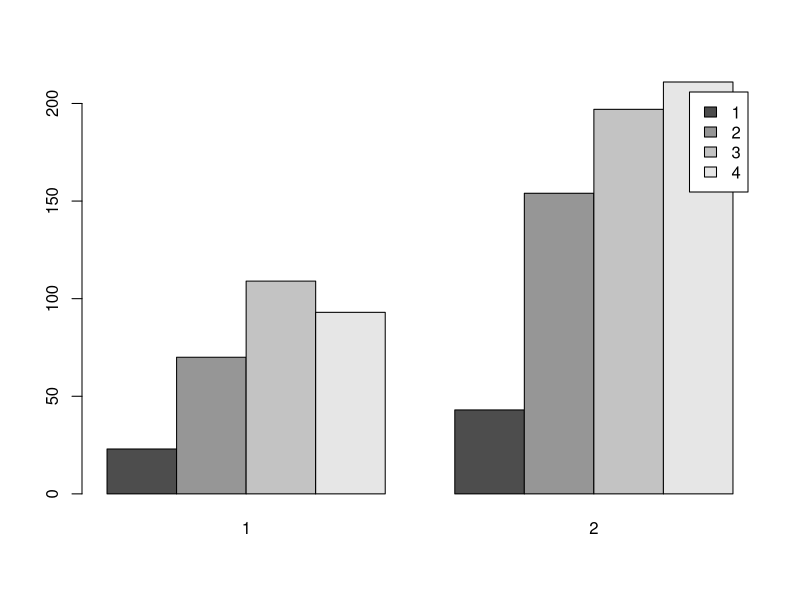
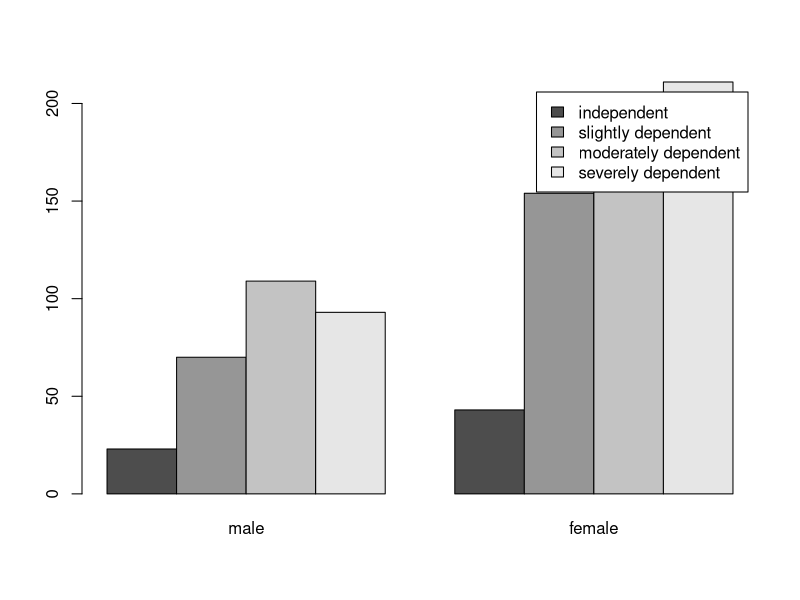
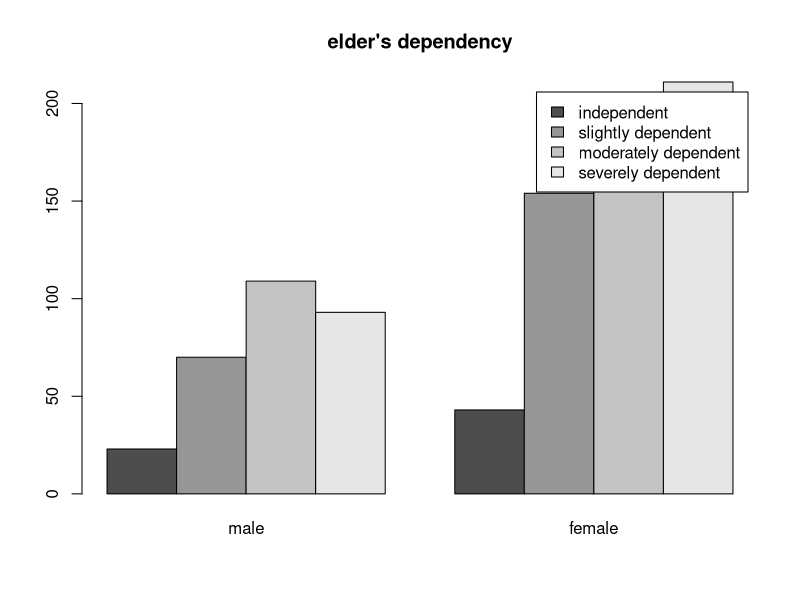

These charts were generated, in order, by the following R code:
## ----echo = FALSE-------------------------------------------------------------
knitr::opts_chunk$set(collapse = TRUE, comment = "#>")

## -----------------------------------------------------------------------------
factor(c("low", "high", "mid", "high", "low"))

## -----------------------------------------------------------------------------
library(sjlabelled)
data(efc)
str(efc$e42dep)

## ----warning=FALSE, fig.height=6, fig.width=7---------------------------------
library(sjlabelled)
data(efc)
barplot(
  table(efc$e42dep, efc$e16sex), 
  beside = T, 
  legend.text = T
)

## ----warning=FALSE, fig.height=6, fig.width=7---------------------------------
barplot(
  table(sjlabelled::as_label(efc$e42dep),
        sjlabelled::as_label(efc$e16sex)), 
  beside = TRUE, 
  legend.text = TRUE
)

## ----warning=FALSE, fig.height=6, fig.width=7---------------------------------
barplot(
  table(sjlabelled::as_label(efc$e42dep),
        sjlabelled::as_label(efc$e16sex)), 
  beside = TRUE, 
  legend.text = TRUE,
  main = get_label(efc$e42dep)
)

## -----------------------------------------------------------------------------
efc.sub <- subset(efc, subset = e16sex == 1, select = c(4:8))
str(efc.sub)

## ---- message=FALSE-----------------------------------------------------------
efc.sub <- copy_labels(efc.sub, efc)
str(efc.sub)
